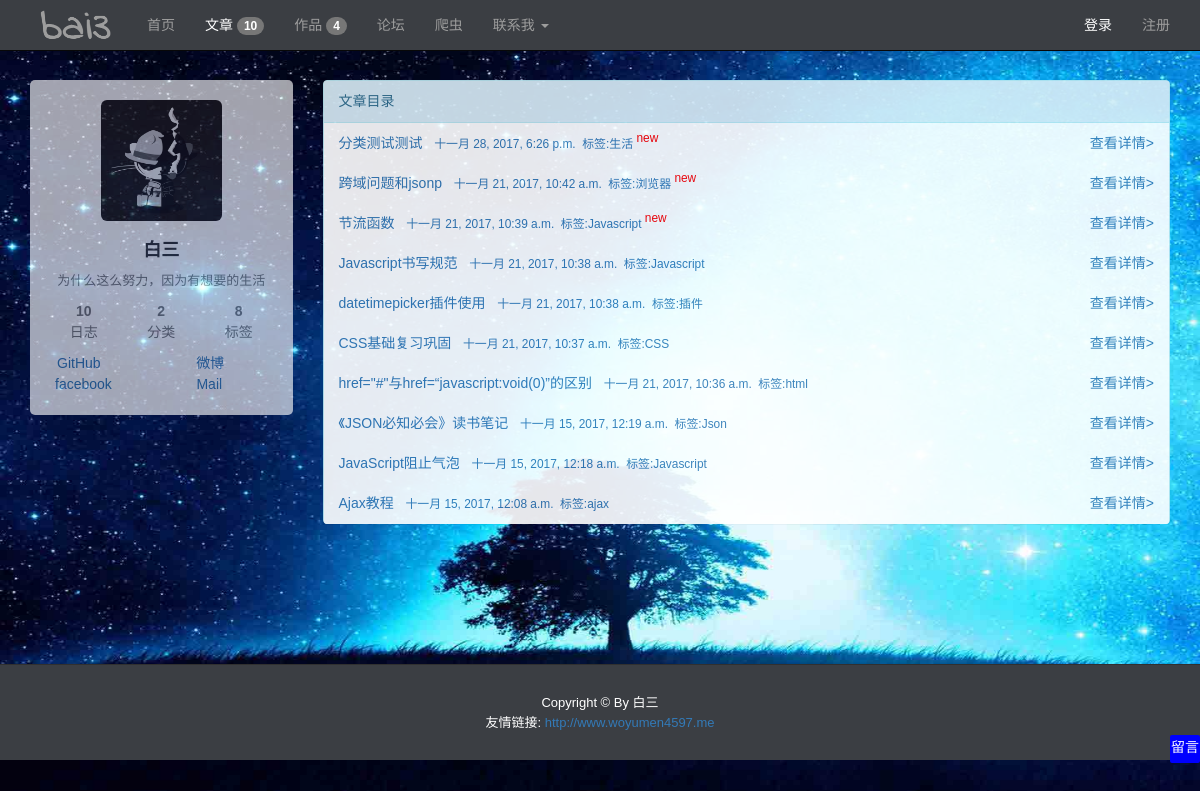
Before: /index/articlesList with the older database file.
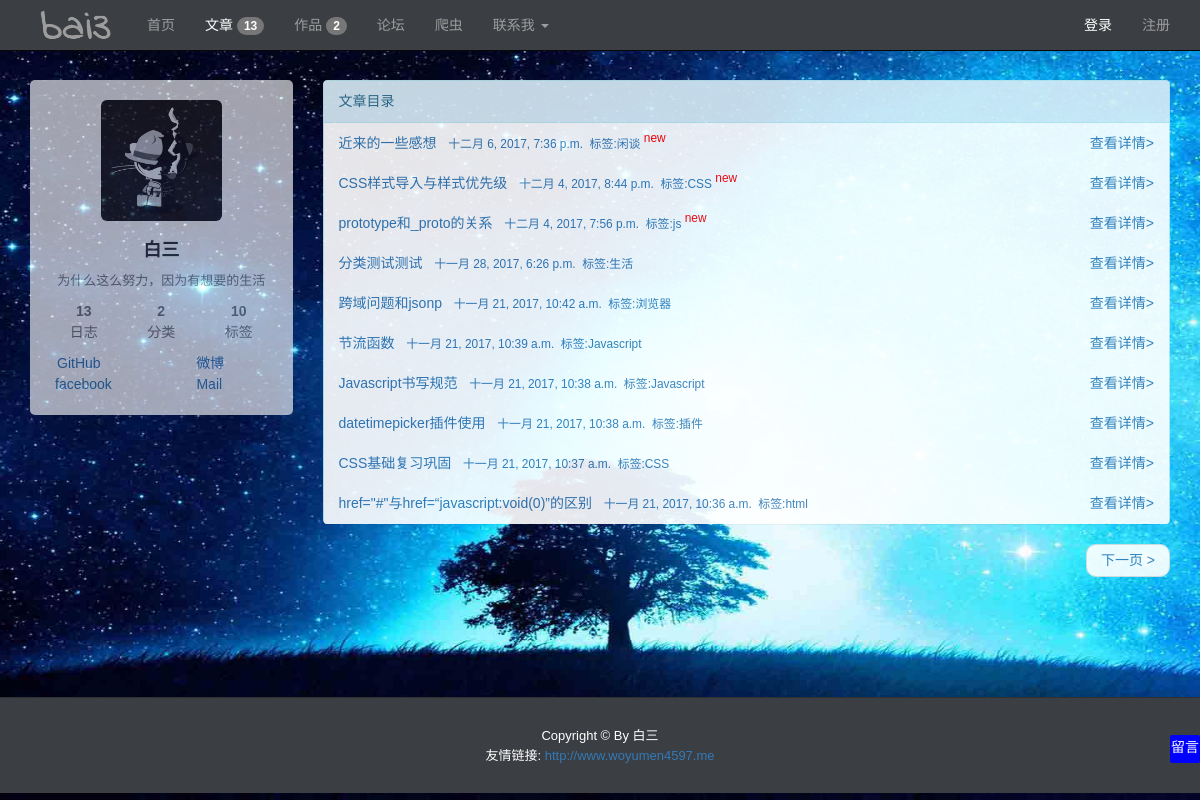
After: the same page with the newer database file.
### index/models.py (models this page shows, shortened)
class Article(models.Model):
    title = models.CharField(max_length=100, verbose_name="文章标题")
    type = models.CharField(max_length=20, default='note', verbose_name="文章类别")
    tag = models.CharField(max_length=100, verbose_name="文章标签")
    pub_time = models.DateTimeField(default=timezone.now, verbose_name="文章创建时间")
    body = models.TextField(verbose_name="文章内容")
    class Meta:
        ordering = ('-pub_time',)

### index/views.py (the view)
def allarticles(request):
    total = common()
    tempalte = get_template('index/articlesList.html')
    articles = Article.objects.all()
    paginator = Paginator(articles, 10)
    page = request.GET.get('page')
    light = 2
    try:
        articles = paginator.page(page)
    except PageNotAnInteger:
        articles = paginator.page(1)
    except EmptyPage:
        articles = paginator.page(paginator.num_pages)
    html = tempalte.render(locals())
    return HttpResponse(html)

### index/views.py (called while the page is built)
def common():
    work_total = Work.objects.count()
    amount = Article.objects.count()
    tag_amount = Article.objects.values('tag').distinct().count()
    type_amount = Article.objects.values('type').distinct().count()
    return work_total, amount, tag_amount, type_amount

### index/templates/index/articlesList.html (shortened to what this page needs)
{% extends '../layout/base.html' %}
{%  block content %}
    {% block aside %}{% include '../layout/aside.html' %}{% endblock %}
    {% block main %}
        <main  class="col-md-9" >
            <div class="panel panel-info">
                <div class="panel-heading">文章目录</div>
                <ul class="list-group" style="height: 400px">
                    {% for article in articles %}
                    <li class="list-group-item" style="border: none">
                        <div class="row">
                            <div class="col-md-10">
                                <a href="/index/article/{{ article.id }}" style="text-decoration: none">
                                    {{ article.title }}&nbsp;&nbsp;
                                    <small>
                                        {{ article.pub_time }}&nbsp;
                                        标签:{{ article.tag }}
                                    </small>
                                    {% if forloop.counter < 4 and articles.number == 1 %}
                                        <sup class="small" style="color: red">
                                        new
                                        </sup>
                                    {% endif %}
                                </a>
                            </div>
                            <div class="col-md-2 text-right">
                                <a  style="text-decoration: none" href="/index/article/{{ article.id }}">查看详情></a>
                            </div>
                        </div>
                    </li>
                    {% endfor %}
                </ul>
            </div>
            <nav>
                <ul class="pager">
                    {% if articles.has_next %}
                    <li class="next"><a href="?page={{ articles.next_page_number }}">下一页 <span aria-hidden="true">></span></a></li>
                    {% endif %}
                </ul>
            </nav>
        </main>
    {% endblock %}
{% endblock %}

Changed rows visible on the page:
no longer on this page (row unchanged): Article: title "《JSON必知必会》读书笔记", pub_time "十一月 15, 2017, 12:19 a.m.", tag "Json"
no longer on this page (row unchanged): Article: title "JavaScript阻止气泡", pub_time "十一月 15, 2017, 12:18 a.m.", tag "Javascript"
no longer on this page (row unchanged): Article: title "Ajax教程", pub_time "十一月 15, 2017, 12:08 a.m.", tag "ajax"
added Article: title "近来的一些感想", pub_time "十二月 6, 2017, 7:36 p.m.", tag "闲谈", shows "new"
added Article: title "CSS样式导入与样式优先级", pub_time "十二月 4, 2017, 8:44 p.m.", tag "CSS", shows "new"
added Article: title "prototype和_proto的关系", pub_time "十二月 4, 2017, 7:56 p.m.", tag "js", shows "new"
shown differently, row unchanged: Article "分类测试测试": no longer shows "new"
shown differently, row unchanged: Article "跨域问题和jsonp": no longer shows "new"
shown differently, row unchanged: Article "节流函数": no longer shows "new"
Other visible differences:
{{ total.1 }}: "10" → "13"
{{ total.0 }}: "4" → "2"
{{ total.2 }}: "8" → "10"
text now shown: "下一页 >"
